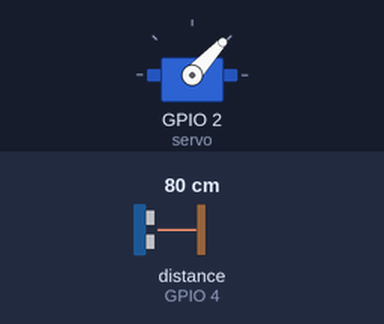
Bench run of a sketch on a simulated ESP8266 (NodeMCU). On the bench: servo. Wiring (inferred from the names in the program): ultrasonic range finder: trigger GPIO 5; echo GPIO 4. Inputs (shaded band) come from the test bench; at power-on: distance to the obstacle (sensor on GPIO 4) 80 cm. The echo pulse lasts 58.3 µs per cm; WiFi joins after 1.5 s; servers stay silent unless stated; no MQTT or app messages arrive unless stated; what the sketch prints to the serial monitor is not drawn.

Above: at 2.7 s.
2.8 s: distance to the obstacle (sensor on GPIO 4) set to 55 cm
At 3.17 s:
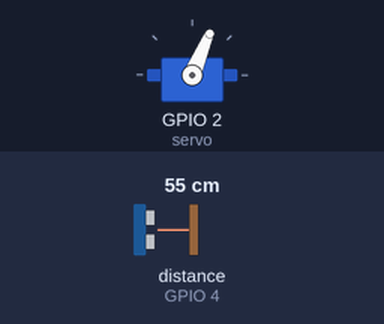
5.8 s: distance to the obstacle (sensor on GPIO 4) set to 48 cm
At 5.88 s:
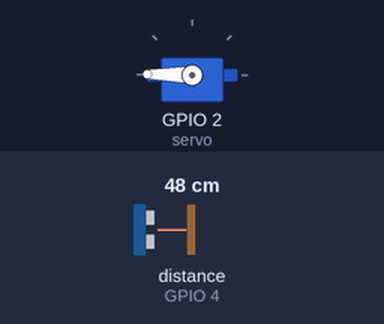
8.8 s: distance to the obstacle (sensor on GPIO 4) set to 2 cm
At 9.01 s:
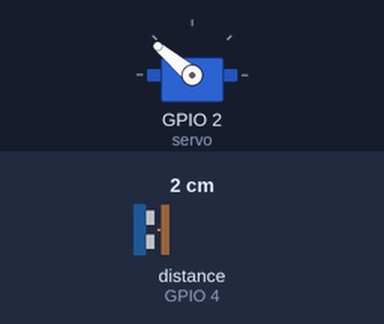
Timing chart, 0 to 17.8 s (numbered marks = the images above; inputs shaded):
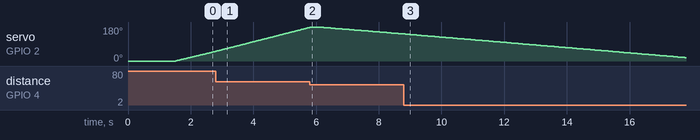

Measured:
- the behaviour switches between 51 and 50 cm on distance to the obstacle (sensor on GPIO 4) (found by bisection; images 1 and 2)

The sketch:

mcu1sensor.ino
```cpp
#include <ESP8266WiFi.h>
#include <PubSubClient.h>
#include<Servo.h>

const char* ssid = "My ASUS";                   // wifi ssid
const char* password =  "qwertyuiop";         // wifi password
const char* mqttServer = "192.168.43.207";    // IP adress Raspberry Pi
const int mqttPort = 1883;
const char* mqttUser = "username";      // if you don't have MQTT Username, no need input
const char* mqttPassword = "qwerty";   // if you don't have MQTT Password, no need input

const char* topic = "test2";

int trigPin=5;
int echoPin=4;

long duration;
Servo servo;

int dist;
String distance_str;
char distance[50];

WiFiClient espClient;
PubSubClient client(espClient);

void setup() {

  Serial.begin(115200);

  WiFi.begin(ssid, password);

  while (WiFi.status() != WL_CONNECTED) {
    delay(500);
    Serial.println("Connecting to WiFi..");
  }
  Serial.println("Connected to the WiFi network");

  pinMode(trigPin, OUTPUT);
  pinMode(echoPin, INPUT);
  servo.attach(2);

}

void callback(char* topic, byte* payload, unsigned int length) {

  Serial.print("Message arrived in topic: ");
  Serial.println(topic);

  Serial.print("Message:");
  for (int i = 0; i < length; i++) {
    Serial.print((char)payload[i]);
  }

  Serial.println();
  Serial.println("-----------------------");

}

void mqtt_connect(){

  client.setServer(mqttServer, mqttPort);
  //client.setCallback(callback);

  while (!client.connected()) {
    Serial.println("Connecting to MQTT...");

    if (client.connect("ESP8266Client1", mqttUser, mqttPassword )) {

      Serial.println("connected");

    } else {

      Serial.print("failed with state ");
      Serial.print(client.state());
      delay(2000);

    }
  }
  }

void loop() {

    for (int i=0;i<=180;i++){
      servo.write(i);
      delay(20);
      dist=calculateDistance();
      distance_str = String(dist);
      distance_str.toCharArray(distance,distance_str.length()+1);

      if(dist<50){
        mqtt_connect();
        client.publish(topic, distance);
        client.publish(topic, "MCU#2");
        //client.subscribe(topic);
        client.disconnect();
      }
      Serial.print(distance);
      Serial.print(" ");
    }

    for (int i=180;i>=0;i--){
      servo.write(i);
      delay(20);
      dist=calculateDistance();
      distance_str = String(dist);
      distance_str.toCharArray(distance,distance_str.length()+1);

      if(dist<50){
        mqtt_connect();
        client.publish(topic, distance);
        client.publish(topic, "MCU#2");
        //client.subscribe(topic);
        client.disconnect();
      }
      Serial.print(distance);
      Serial.print(" ");
    }

    client.loop();

}

int calculateDistance()
{
  digitalWrite(trigPin,LOW);
  delayMicroseconds(2);
  digitalWrite(trigPin,HIGH);
  delayMicroseconds(10);
  digitalWrite(trigPin,LOW);
  duration=pulseIn(echoPin,HIGH);
  dist= duration*0.034/2;
  return dist;
}
```
